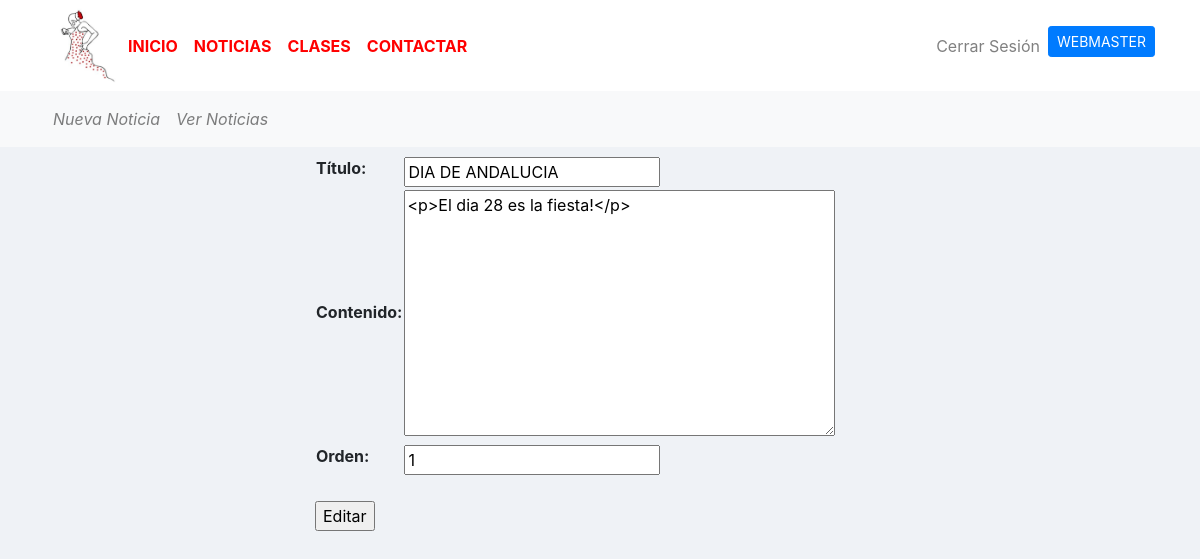
The app's page /noticias/update/16/ (signed in) with its own data.
### noticias/models.py (models this page shows, shortened)
class Noticia(models.Model):
    titulo = models.CharField(verbose_name="Título", max_length=200)
    contenido = RichTextField(verbose_name="Contenido")
    orden = models.SmallIntegerField(verbose_name="Orden", default=0)
    created = models.DateTimeField(auto_now_add=True, verbose_name="Fecha de creación")
    updated = models.DateTimeField(auto_now=True, verbose_name="Fecha de edición")
    class Meta:
        verbose_name = "noticia"
        verbose_name_plural = "noticias"
        ordering = ['orden', 'titulo']

### noticias/views.py (the view)
# urls.py: path('update/<int:pk>/', NoticiaUpdate.as_view(), name='update'),
@method_decorator(staff_member_required, name='dispatch')
class NoticiaUpdate(UpdateView):
    model = Noticia
    fields = ['titulo','contenido','orden']
    template_name_suffix='_update_form'
    success_url=reverse_lazy('noticias:noticias')

### noticias/templates/noticias/noticia_update_form.html (shortened to what this page needs)
{% extends 'nucleo/base.html' %}
{% load static %}
{% block content %}
{% include 'noticias/crud/submenu.html'%}
<div class="container">
    <div class="row mt-2">
      <div class="col-md-3">
      </div>
        <div>
            <form action="" method="post">{% csrf_token %}
                <table>
                    {{ form.as_table }}
                </table>
                <br>
                <input type="submit" value="Editar" />
            </form>
     </div>
    </div>
</div>
{% endblock %}

### nucleo/static/nucleo/css/main.css (style rules this page uses)
:root { --jumbotron-padding-y: 3rem; }

### records on screen
Noticia: titulo "DIA DE ANDALUCIA", contenido "<p>El dia 28 es la fiesta!</p>", orden "1"
